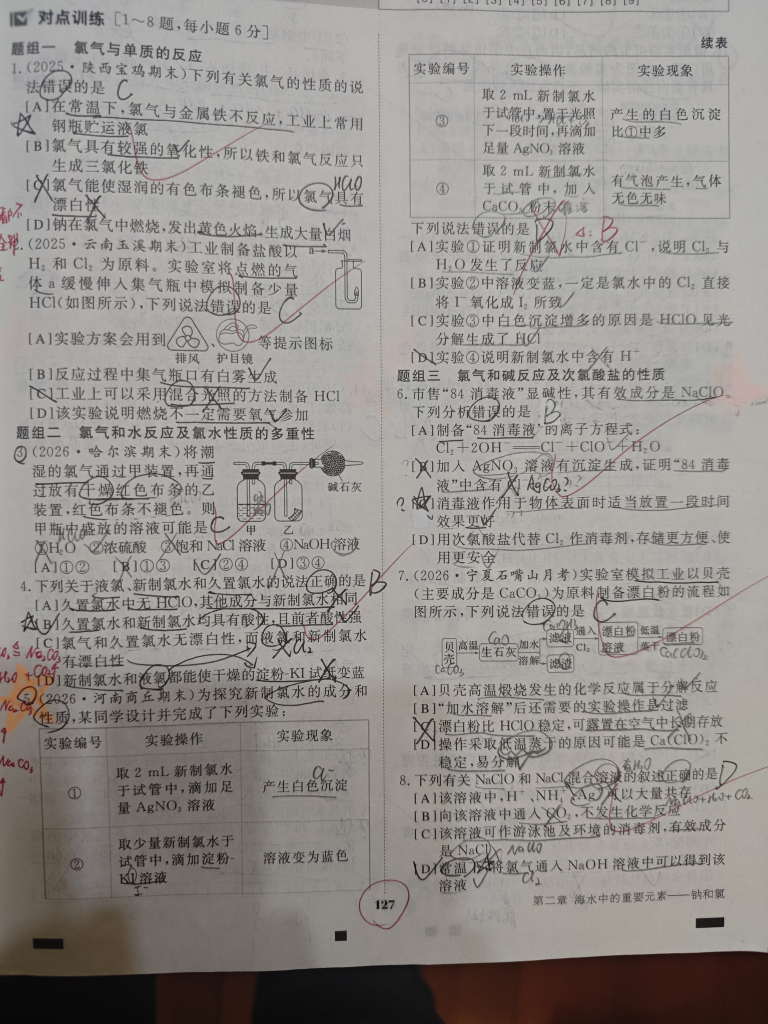
#> input picture pic/Weixin Image_20261031191011_100_2.jpg, 3072 x 4096 px (shown at 1/4 size)
$ python -i render_svg.py   (imports and definitions only)
#> lines starting #> are read from the running program, lines starting #| are printed output that depends on the picture
#!/usr/bin/env python3
"""Render an SVG to PNG with headless Edge/Chrome, then trim white margins."""

from __future__ import annotations

import argparse
import re
import shutil
import subprocess
import sys
import tempfile
from pathlib import Path

from PIL import Image, ImageChops

BROWSERS = [
    r"C:\Program Files (x86)\Microsoft\Edge\Application\msedge.exe",
    r"C:\Program Files\Microsoft\Edge\Application\msedge.exe",
    r"C:\Program Files\Google\Chrome\Application\chrome.exe",
    r"C:\Program Files (x86)\Google\Chrome\Application\chrome.exe",
    "/usr/bin/google-chrome",
    "/usr/bin/chromium",
    "/usr/bin/chromium-browser",
]


# [58 lines left out: functions _dimensions, _find_browser, _render_with_browser, not called in this run]


def _trim(path: Path) -> None:
    with Image.open(path) as opened:
#> opened is the input picture: PIL image 3072x4096 RGB; mean R, G, B 147, 143.1, 139.3
        image = opened.convert("RGB")
    background = Image.new("RGB", image.size, (255, 255, 255))
#> background: PIL image 3072x4096 RGB; every value is 255
    diff = ImageChops.difference(image, background).convert("L")
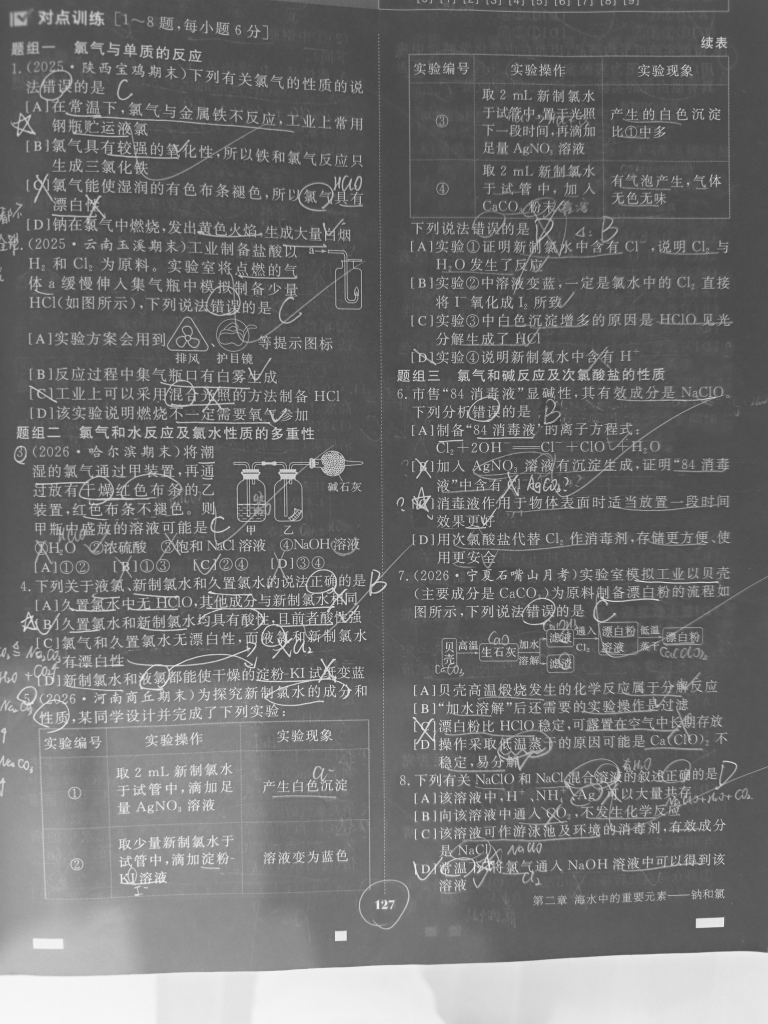
#> diff: PIL image 3072x4096 L (shown at 1/4 size); min 41, max 253, mean 111.2
    mask = diff.point(lambda value: 255 if value > 6 else 0)
#> mask: PIL image 3072x4096 L; every value is 255
    box = mask.getbbox()
#> box = (0, 0, 3072, 4096)
    if not box:
        return
    pad = 18
    box = (max(0, box[0] - pad), max(0, box[1] - pad),
           min(image.width, box[2] + pad), min(image.height, box[3] + pad))
    image.crop(box).save(path, optimize=True)


# [35 lines left out: function main, not called in this run]


# [2 lines not run here, left out]

>>> result = _trim('../pic/Weixin Image_20261031191011_100_2.jpg')

$ run again, on pic/Weixin Image_20261031191011_103_2.jpg
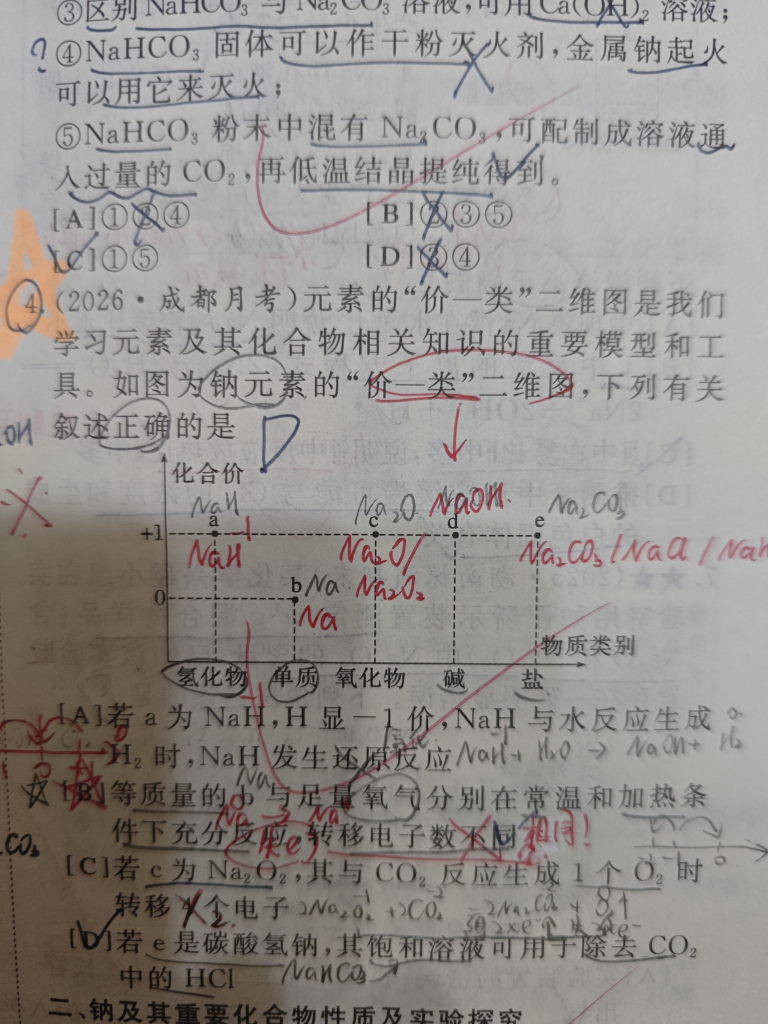
#> input picture pic/Weixin Image_20261031191011_103_2.jpg, 3072 x 4096 px (shown at 1/4 size)
#> in _trim, opened is the input picture: PIL image 3072x4096 RGB; mean R, G, B 147.5, 143.6, 140.1
#> background: PIL image 3072x4096 RGB; every value is 255
#> in _trim, `diff = ImageChops.difference(image, background).convert("L")`:
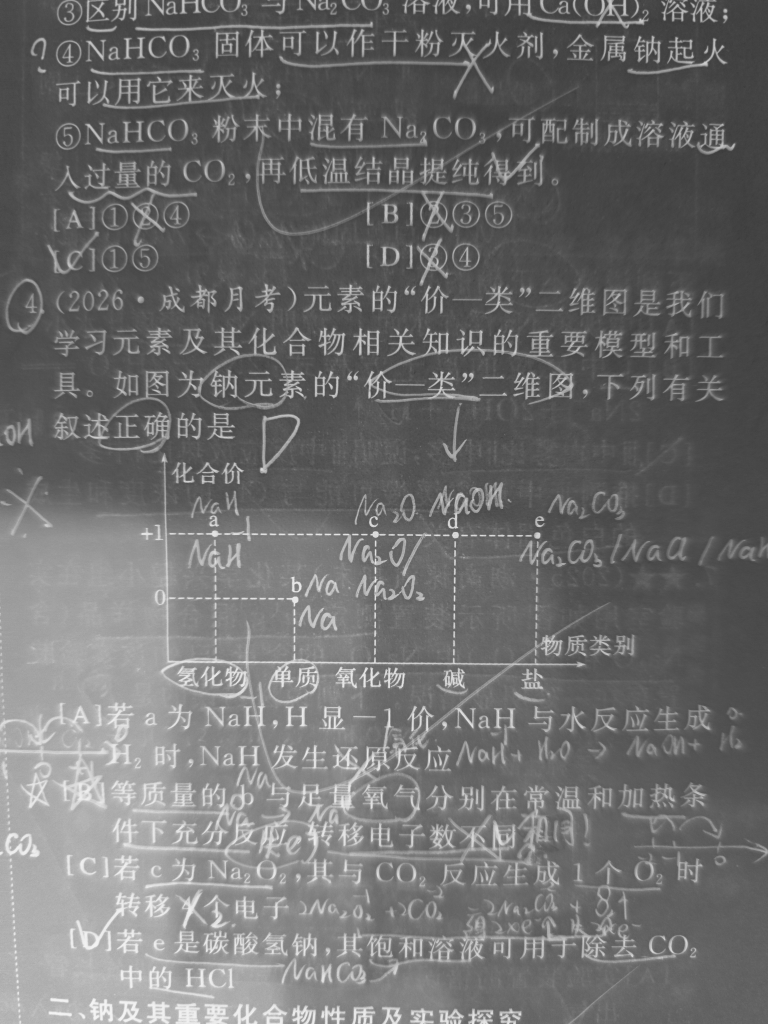
#> diff: PIL image 3072x4096 L (shown at 1/4 size); min 50, max 247, mean 110.6
#> mask: PIL image 3072x4096 L; every value is 255
#> box = (0, 0, 3072, 4096)

$ run again, on pic/Weixin Image_20261031191011_104_2.jpg
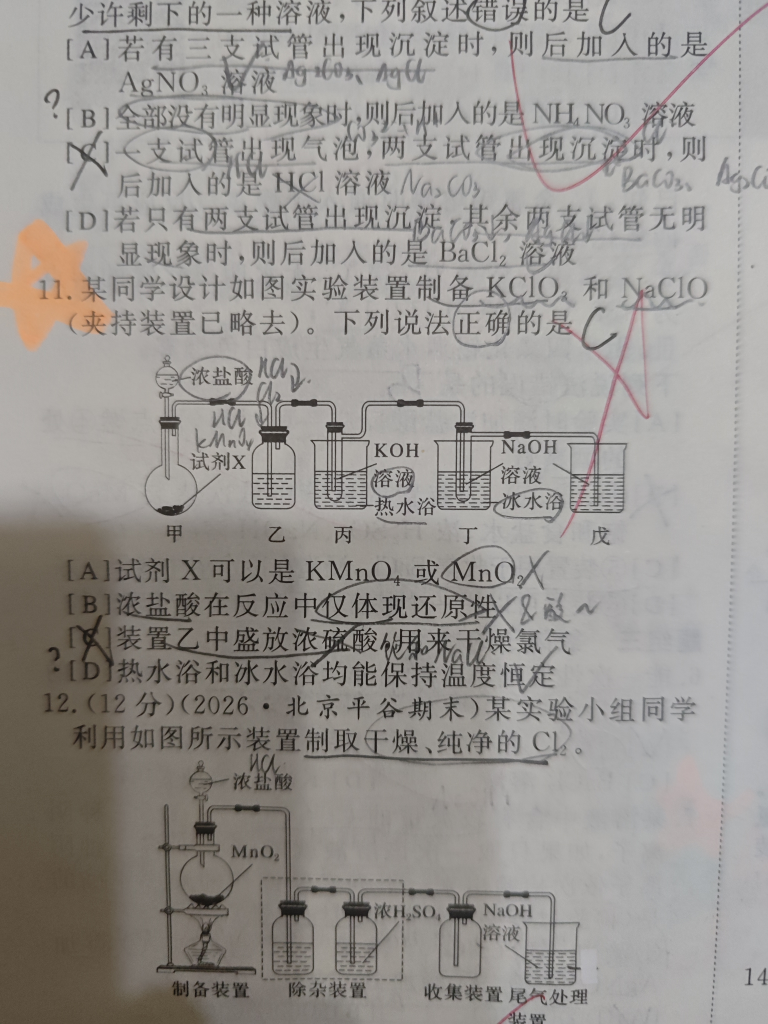
#> input picture pic/Weixin Image_20261031191011_104_2.jpg, 3072 x 4096 px (shown at 1/4 size)
#> in _trim, opened is the input picture: PIL image 3072x4096 RGB; mean R, G, B 151.3, 147.7, 143.8
#> background: PIL image 3072x4096 RGB; every value is 255
#> in _trim, `diff = ImageChops.difference(image, background).convert("L")`:
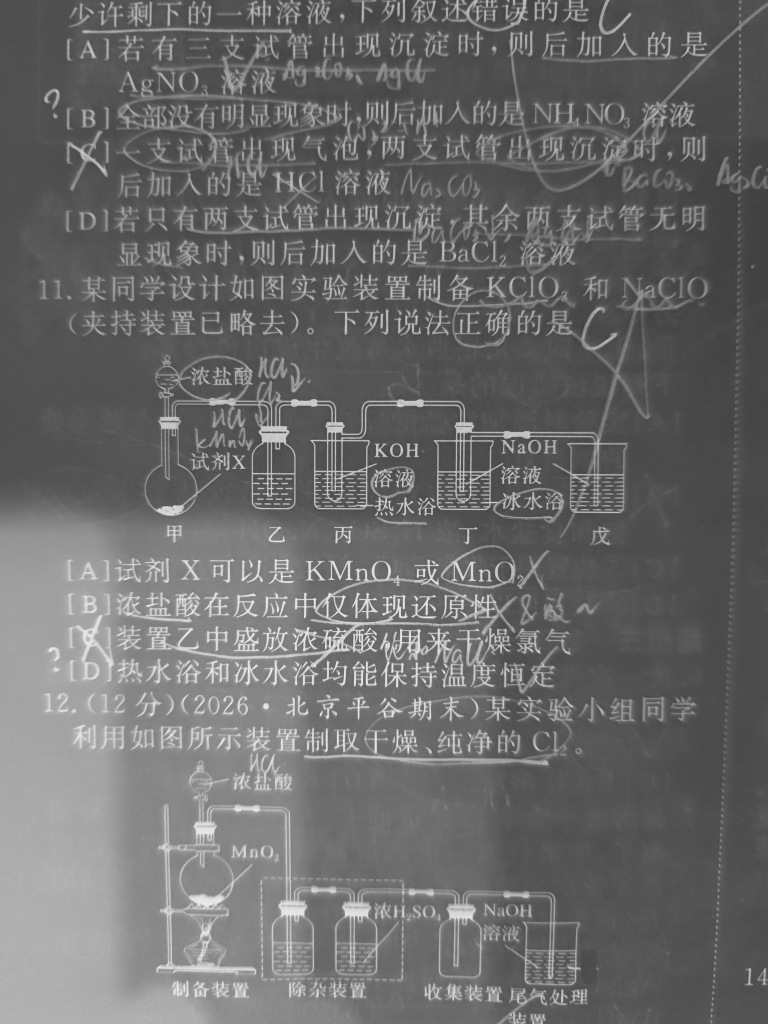
#> diff: PIL image 3072x4096 L (shown at 1/4 size); min 54, max 250, mean 106.7
#> mask: PIL image 3072x4096 L; every value is 255
#> box = (0, 0, 3072, 4096)

$ run again, on pic/Weixin Image_20261031191011_105_2.jpg
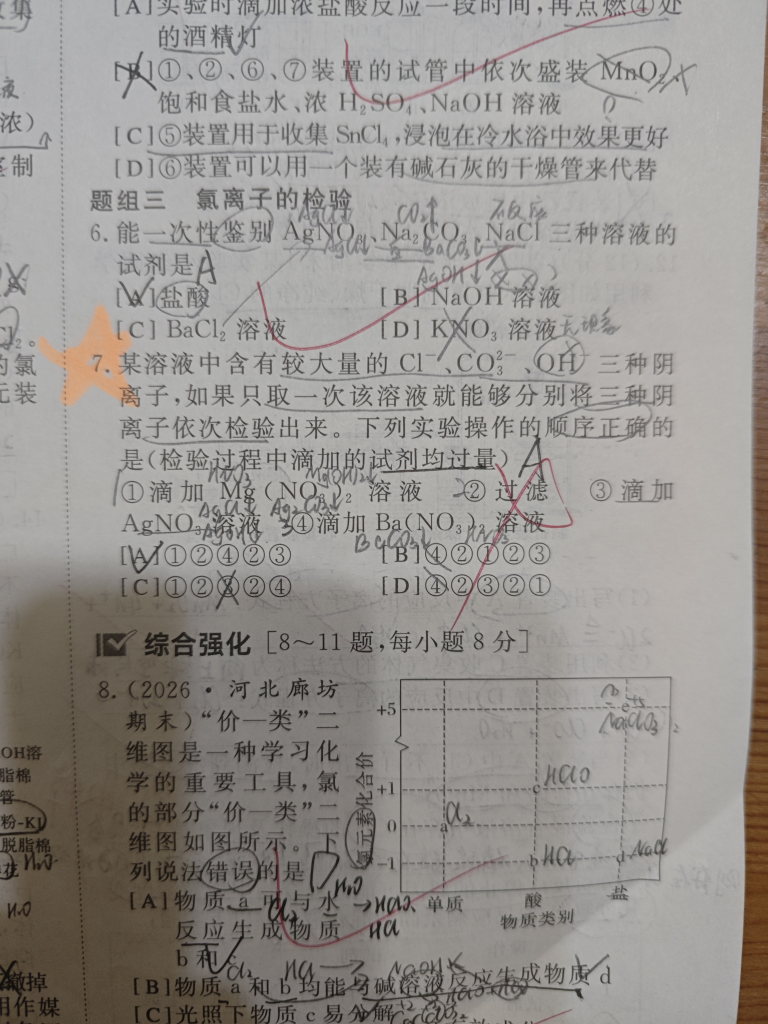
#> input picture pic/Weixin Image_20261031191011_105_2.jpg, 3072 x 4096 px (shown at 1/4 size)
#> in _trim, opened is the input picture: PIL image 3072x4096 RGB; mean R, G, B 149.6, 146, 141.9
#> background: PIL image 3072x4096 RGB; every value is 255
#> in _trim, `diff = ImageChops.difference(image, background).convert("L")`:
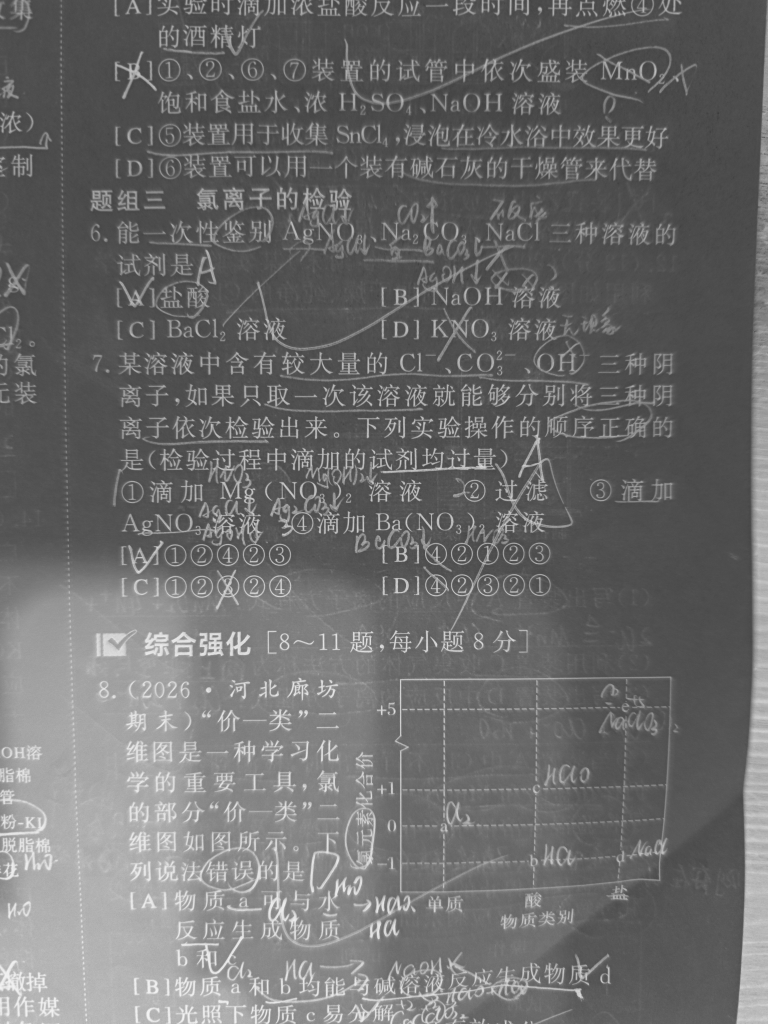
#> diff: PIL image 3072x4096 L (shown at 1/4 size); min 50, max 249, mean 108.4
#> mask: PIL image 3072x4096 L; every value is 255
#> box = (0, 0, 3072, 4096)
